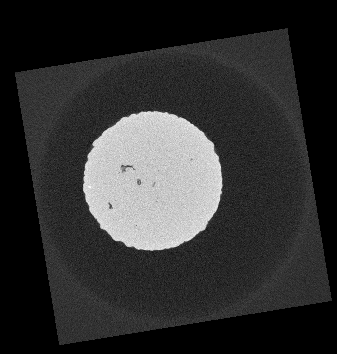
#> input picture OpenCV-Label/GridTest.tif, 337 x 354 px
$ python Test_parameters.py
#> lines starting #> are read from the running program, lines starting #| are printed output that depends on the picture; after the words box and inside, x2 and y2 are one past the last pixel; in counts of white or black regions, pixels touching at a corner belong together
import cv2
import numpy as np
import os
from PIL import Image, ImageDraw
import matplotlib.pyplot as plt
import math
import argparse
import signal
from functools import wraps
import errno
import os
import copy


image_file = 'GridTest.tif'
image = cv2.imread(image_file)
#> image is the input picture: shape (354, 337, 3); min 0, max 254, mean 48.8
output = image.copy()

gray = cv2.imread(image_file, cv2.IMREAD_GRAYSCALE)
#> gray: shape (354, 337); min 0, max 254, mean 48.8
gray = cv2.blur(gray, (3, 3))
#circles = cv2.HoughCircles(gray, cv2.HOUGH_GRADIENT, 1.2, 100)

circles = cv2.HoughCircles(gray,
                           cv2.HOUGH_GRADIENT,
                           dp=3, # resolution of accumulator array.
                           minDist=2,  # number of pixels center of circles should be from each other, hardcode
                           param1=80,
                           param2=66,
                           minRadius=(65 - 3),  # HoughCircles will look for circles at minimum this size
                           maxRadius=(72 + 3)  # HoughCircles will look for circles at maximum this size
                           )
#> circles = [[151.5, 181.5, 67.7], [154.5, 175.5, 73.1], [157.5, 178.5, 73.1], [148.5, 184.5, 73.1], [151.5, 187.5, 63.2], [145.5, 178.5, 63.2]]

print(circles)
#| [[[151.5 181.5  67.7]
#|   [154.5 175.5  73.1]
#|   [157.5 178.5  73.1]
#|   [148.5 184.5  73.1]
#|   [151.5 187.5  63.2]
#|   [145.5 178.5  63.2]]]
# ensure at least some circles were found
if circles is not None:
    # convert the (x, y) coordinates and radius of the circles to integers
    circles = np.round(circles[0, :]).astype("int")
#> circles = [[152, 182, 68], [154, 176, 73], [158, 178, 73], [148, 184, 73], [152, 188, 63], [146, 178, 63]]

    # loop over the (x, y) coordinates and radius of the circles
    for (x, y, r) in circles:
        # draw the circle in the output image, then draw a rectangle
        # corresponding to the center of the circle
        cv2.circle(output, (x, y), r, (0, 255, 0), 4)
        cv2.rectangle(output, (x - 5, y - 5), (x + 5, y + 5), (0, 128, 255), -1)
#> this loop made 6 passes
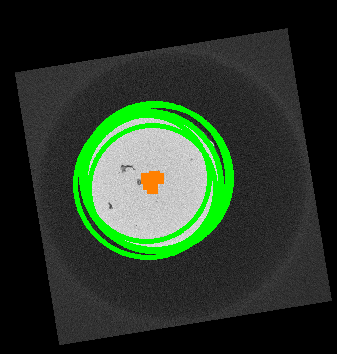
#> output: shape (354, 337, 3); 6.96% of pixels changed, all inside (x1, y1, x2, y2) = (73, 101, 234, 260)

    # show the output image
    cv2.imshow("output", np.hstack([image, output]))
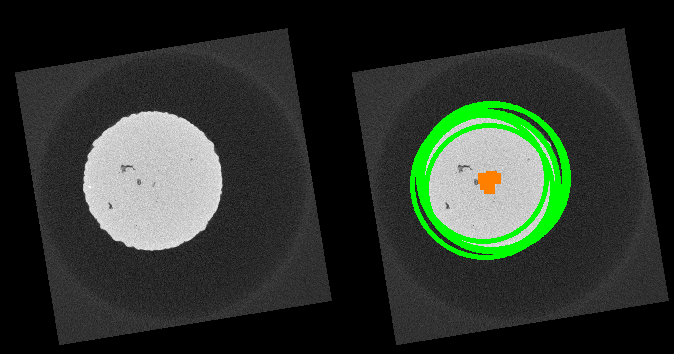
#> window 'output': shape (354, 674, 3); mean B, G, R 44.3, 52.9, 44.7
    cv2.waitKey(0)

$ run again, with OpenCV-Label/19_017_QualiPro_0060010.tif copied over OpenCV-Label/GridTest.tif
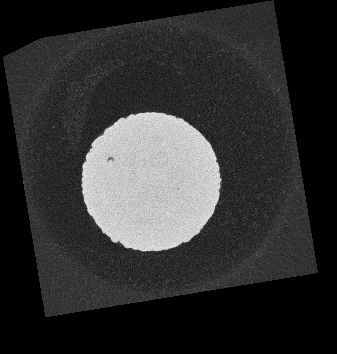
#> input picture OpenCV-Label/19_017_QualiPro_0060010.tif, 337 x 354 px
#> image is the input picture: shape (354, 337, 3); min 0, max 247, mean 49.1
#> `circles = cv2.HoughCircles(gray, cv2.HOUGH_GRADIENT, dp=3,`: circles = [[151.5, 181.5, 69.5], [145.5, 184.5, 73.1]]
#| [[[151.5 181.5  69.5]
#|   [145.5 184.5  73.1]]]
#> `circles = np.round(circles[0, :]).astype("int")`: circles = [[152, 182, 70], [146, 184, 73]]
#> the loop `for (x, y, r) in circles:` made 2 passes
#> after the loop `for (x, y, r) in circles:`:
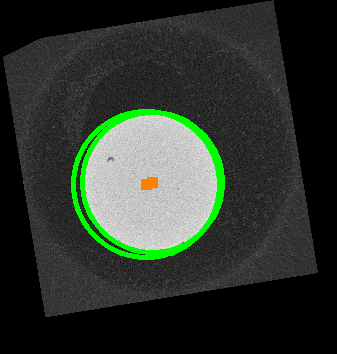
#> output: shape (354, 337, 3); 3.3% of pixels changed, all inside (x1, y1, x2, y2) = (71, 109, 225, 260)
#> `cv2.imshow("output", np.hstack([image, output]))`:
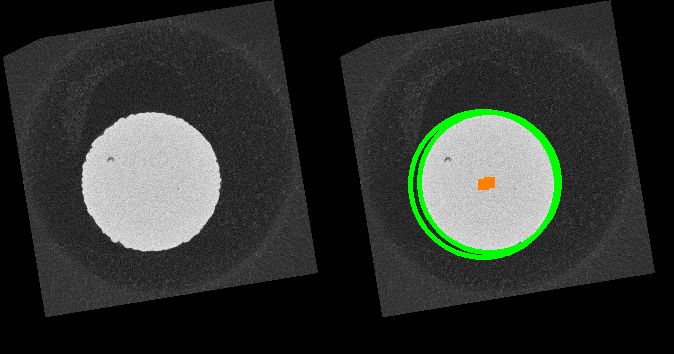
#> window 'output': shape (354, 674, 3); mean B, G, R 47.5, 51.6, 47.7
